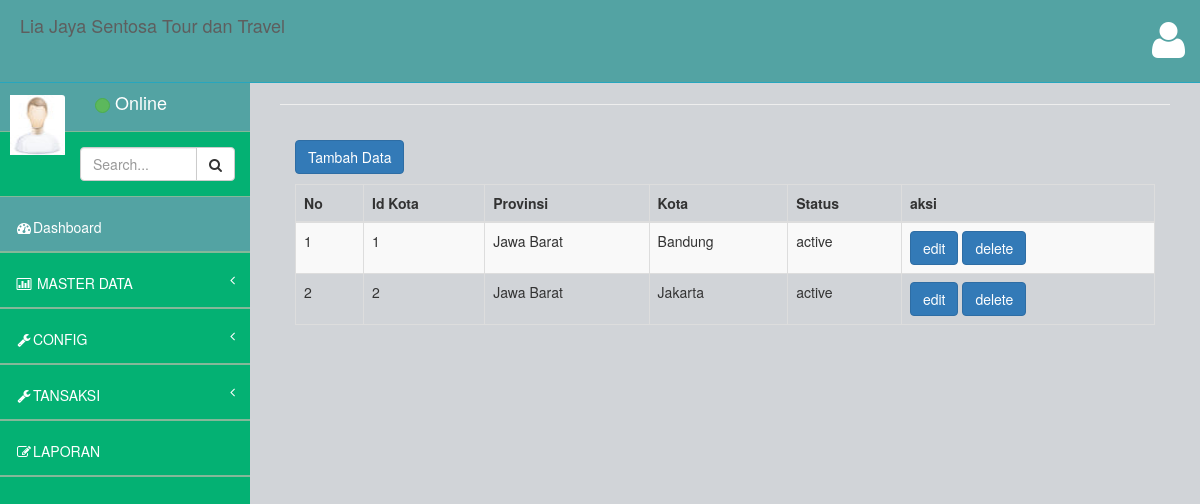
The page /index.php/kota on the database as committed earlier.
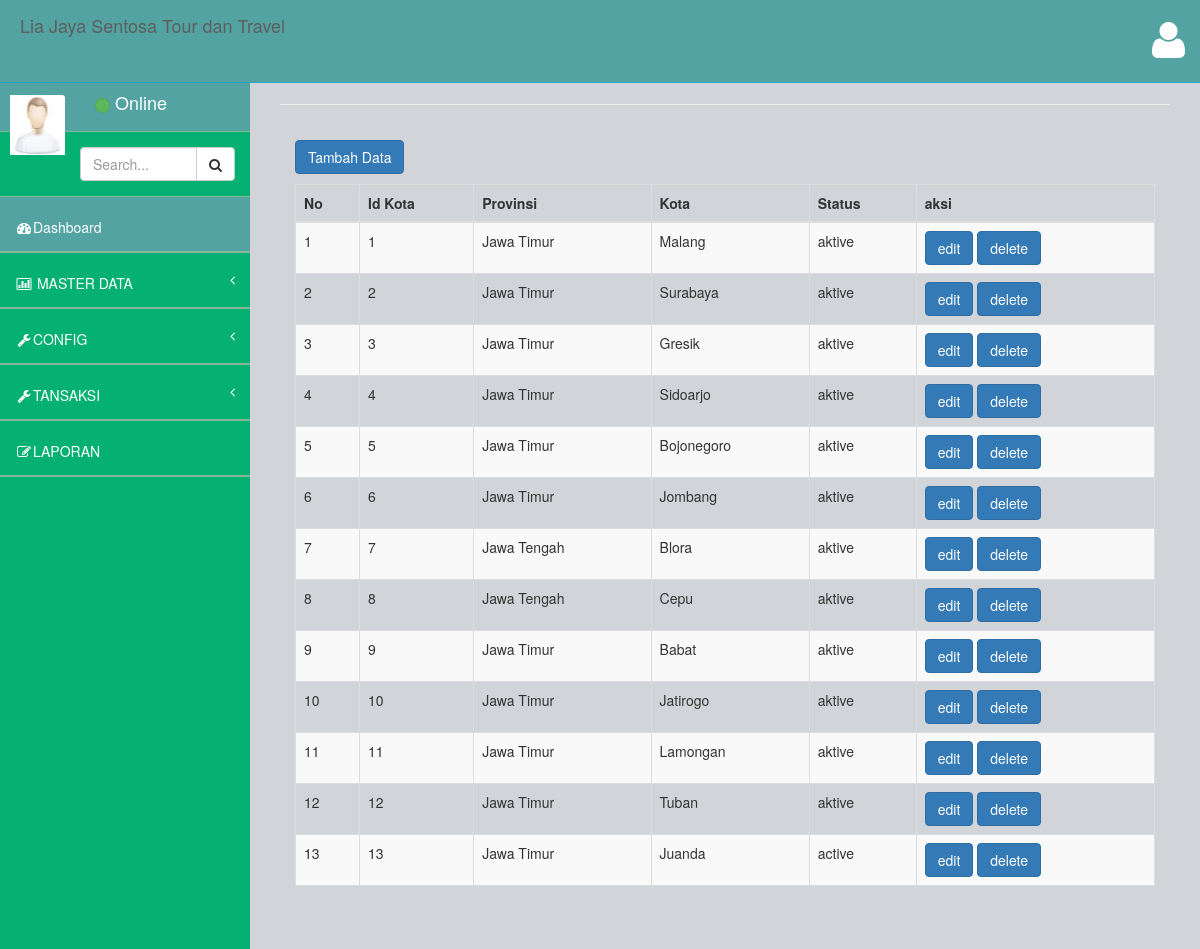
The same page on the database as committed later.
### tables this page shows
CREATE TABLE `kota` (
  `idkota` int(11) NOT NULL,
  `idprovinsi` int(11) DEFAULT NULL,
  `nama_kota` varchar(200) DEFAULT NULL,
  `status` varchar(200) DEFAULT NULL
);

CREATE TABLE `provinsi` (
  `idprovinsi` int(11) NOT NULL,
  `nama_provinsi` varchar(200) DEFAULT NULL,
  `status` varchar(200) DEFAULT NULL
);

### application/controllers/kota.php (called while the page is built, shortened)
<?php
class Kota extends CI_Controller {
	function __construct(){
		$this->load->model('m_kota');
    }
	public function index()
	{
		$data['menu']		='menu.php';
		$data['content']	='kota/v_datakota.php';
		$data['data'] = $this->m_kota->getdatakota();
		$this->load->view('home.php',$data);
	}
 }

### index.php (called while the page is built, shortened)
<?php
require_once BASEPATH.'core/CodeIgniter.php';

### application/models/m_kota.php (called while the page is built, shortened)
<?php
class M_kota extends CI_model {
public function getdatakota()
 {
 	$k = "SELECT
		kota.idkota,
		kota.nama_kota,
		kota.`status`,
		provinsi.nama_provinsi
		FROM
		kota ,
		provinsi
		WHERE
		provinsi.idprovinsi = kota.idprovinsi";
		return $this->db->query($k);
 }
}

### application/views/kota/v_datakota.php (the view, shortened to what this page needs)
<body>
    <div class="panel-body">
    <a href="<?php echo base_url('index.php/kota/tambah');?>" class= "btn btn-primary btn-small">Tambah Data</a>
    <p>
        <div class="table-responsive">
            <table class="table table-striped table-bordered table-hover" id="dataTables-example">
                <thead>
                    <tr>
                    <th>No</th>
                    <th>Id Kota</th>
                    <th>Provinsi</th>
                    <th>Kota</th>
                    <th>Status</th>
                    <th>aksi</th>
                </thead>
            <tbody>
                   <tr>
                    <?php
                      $no = 1;
                      foreach ($data->result() as $row) {
                    ?>
                        <td><?php echo $no++; ?></td>
                        <td><?php echo $row->idkota;?></td>
                        <td><?php echo $row->nama_provinsi;?></td>
                        <td><?php echo $row->nama_kota;?></td>
                        <td><?php echo $row->status;?></td>
                        <td>
                            <a class="btn btn-primary" href="<?php echo base_url('index.php/kota/edit/'.$row->idkota);?>">edit</a>
                            <a class="btn btn-primary" href="<?php echo base_url('index.php/kota/hapus/'.$row->idkota);?>">delete</a>
                   </tr>
                </td>
            </div>
        <?php }?>
    </div>
    </div>

Rows that differ between the two databases and show on the page:
changed kota id 1: idprovinsi.nama_provinsi "Jawa Barat" → "Jawa Timur"; nama_kota "Bandung" → "Malang"; status "active" → "aktive"
changed kota id 2: idprovinsi.nama_provinsi "Jawa Barat" → "Jawa Timur"; nama_kota "Jakarta" → "Surabaya"; status "active" → "aktive"
added kota: idkota "3", idprovinsi.nama_provinsi "Jawa Timur", nama_kota "Gresik", status "aktive"
added kota: idkota "4", idprovinsi.nama_provinsi "Jawa Timur", nama_kota "Sidoarjo", status "aktive"
added kota: idkota "5", idprovinsi.nama_provinsi "Jawa Timur", nama_kota "Bojonegoro", status "aktive"
added kota: idkota "6", idprovinsi.nama_provinsi "Jawa Timur", nama_kota "Jombang", status "aktive"
added kota: idkota "7", idprovinsi.nama_provinsi "Jawa Tengah", nama_kota "Blora", status "aktive"
added kota: idkota "8", idprovinsi.nama_provinsi "Jawa Tengah", nama_kota "Cepu", status "aktive"
added kota: idkota "9", idprovinsi.nama_provinsi "Jawa Timur", nama_kota "Babat", status "aktive"
added kota: idkota "10", idprovinsi.nama_provinsi "Jawa Timur", nama_kota "Jatirogo", status "aktive"
added kota: idkota "11", idprovinsi.nama_provinsi "Jawa Timur", nama_kota "Lamongan", status "aktive"
added kota: idkota "12", idprovinsi.nama_provinsi "Jawa Timur", nama_kota "Tuban", status "aktive"
added kota: idkota "13", idprovinsi.nama_provinsi "Jawa Timur", nama_kota "Juanda", status "active"
